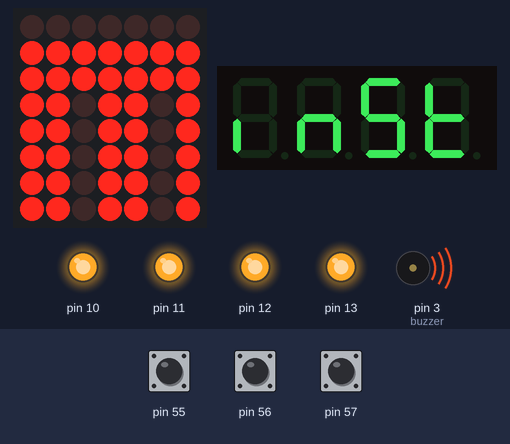
Simulated run of this sketch. Board: Arduino Mega 2560, built with avr-gcc and run on an emulated ATmega2560. Shown: 7×8 LED matrix, 4-digit seven-segment display, output pins drawn as LEDs (lit = HIGH), buzzer (waves = sounding, pin HIGH). Wiring (inferred from the names in the program): LED matrix (orientation assumed): rows pin 22, A8, A9, A10, A11, A12, A13, A14; columns pin 29, pin 28, pin 27, pin 26, pin 25, pin 24, pin 23. The test bench sets the inputs (shaded band); at power-on: pin 55 HIGH, pin 56 HIGH, pin 57 HIGH. Pins used as bus, display or sensor lines are not drawn.

Above: at 3.2 s.
3.3 s: pin 55 pulled LOW for 0.15 s
At 4.3 s:
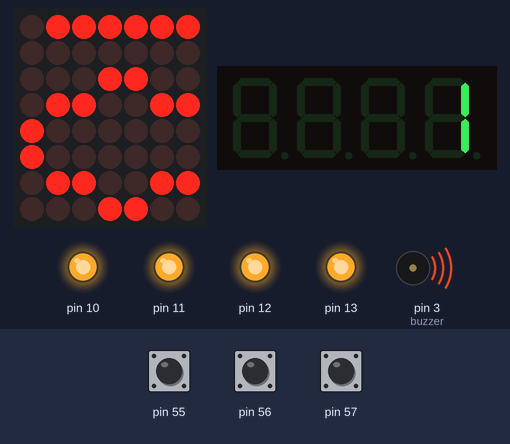
4.9 s: pin 56 pulled LOW for 0.15 s
At 5.5 s:
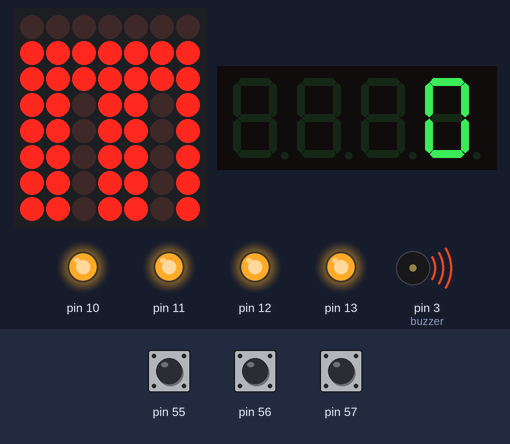
6.5 s: pin 56 pulled LOW for 1 s
At 7.9 s:
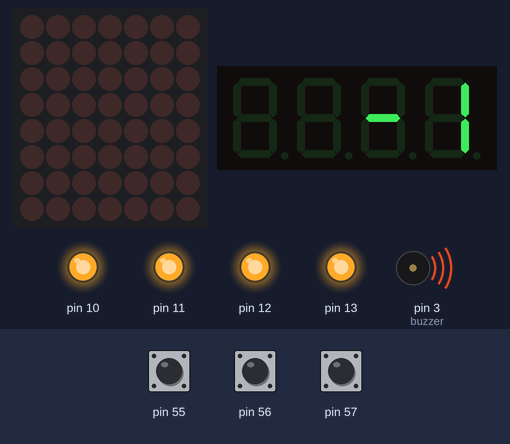
9.0 s: pin 57 pulled LOW for 0.15 s
At 9.02 s:
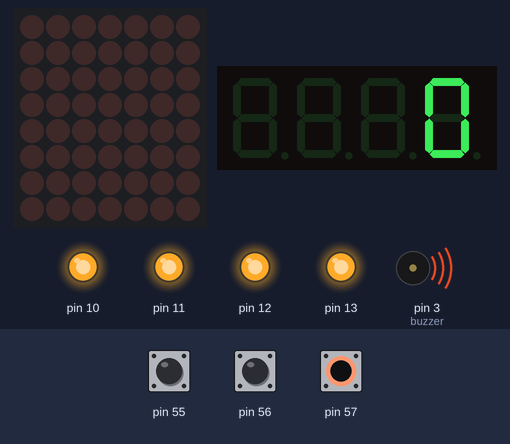
10.6 s: pin 55 pulled LOW for 1 s
At 10.62 s:
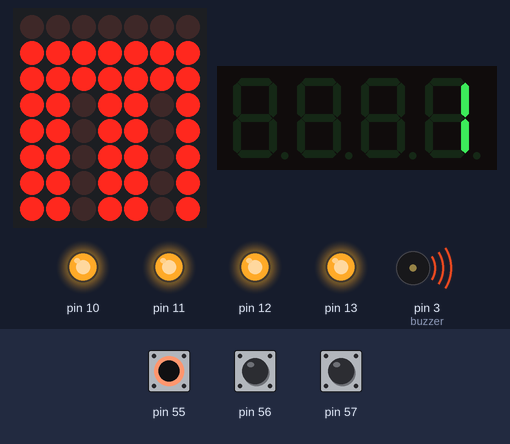
13.1 s: pin 56 pulled LOW for 3.2 s
At 13.12 s:
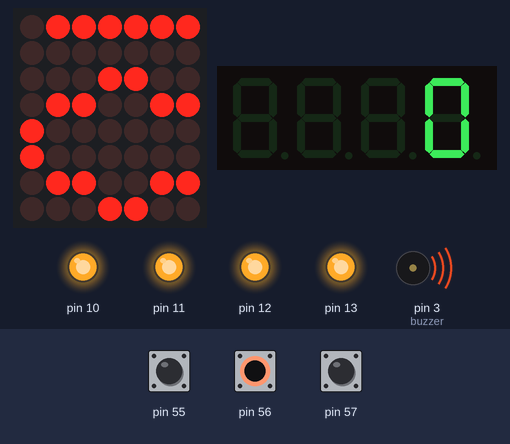
Timing chart, 0 to 16.1 s (numbered marks = the images above; inputs shaded):
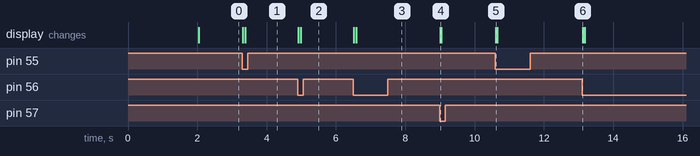

Measured:
- after the input at 3.3 s, the display: first changes at once (image 1 shows a later state)
- after the input at 4.9 s, the display: first changes at once (image 2 shows a later state)
- after the input at 6.5 s, the display: first changes at once (image 3 shows a later state)
- after the input at 9.0 s, the display: changes at once (image 4)
- after the input at 10.6 s, the display: changes at once (image 5)
- after the input at 13.1 s, the display: changes at once (image 6)

The sketch:

TenTo9999.ino
```cpp
#include <TimerOne.h>
#include <Wire.h>
#include <MultiFuncShield.h>

const int r = 8;  // กำหนดขนาดของเมทริกซ์ LED เป็น 8x8
const int c = 8;
const int rows[8] = {22, 23, 24, 25, 26, 27, 28, 29}; // Anode + แถวของเมทริกซ์ LED
const int cols[8] = {A8, A9, A10, A11, A12, A13, A14, A15}; // cathod - คอลัมน์ของเมทริกซ์ LED
#define buzzer 3

void setup()
{
  Serial.begin(9600);
  pinMode(buzzer, OUTPUT);
  Timer1.initialize();
  MFS.initialize(&Timer1); // initialize multi-function shield library

  MFS.write("inst");
  delay(2000);
  pinMode(buzzer, OUTPUT);
  for (int i = 0; i < 8; i++) {
    pinMode(rows[i], OUTPUT);
    pinMode(cols[i], OUTPUT);
  }
}

int x = 0;
int cnt = 0;
bool buzzerOn = false; // สร้างตัวแปรเก็บสถานะของ Buzzer

void loop()
{
  byte btn = MFS.getButton();
  if (btn)
  {
    byte buttonNumber = btn & B00111111;
    byte buttonAction = btn & B11000000;
    if (buttonAction == BUTTON_PRESSED_IND)
    {
      switch(buttonNumber)
      {
        case 1:
          cnt++;
          if (cnt >= 11) {
            x = 1;}
          break;
        case 2:
          if (cnt > 10) {
            cnt = 10;
          } else {
            cnt--;
          }
          break;
        case 3:
          cnt = 0;
          break;
      }
      if(cnt > 10){
        MFS.write(9999);
      }else{
      MFS.write(cnt);}
    }
  }
  if (x == 1){
    digitalWrite(buzzer, LOW);
    x = 0;
  }
  if(cnt > 10){
    x = 1;
  }else{
    digitalWrite(buzzer, HIGH);
  }


  if (cnt % 2 == 0) {
        E();
      } else {
        O();
      }
}


void E() {
  bool pattern[r][c] = {
    {1, 1, 1, 1, 1, 1, 1, 0},
    {1, 1, 1, 1, 1, 1, 1, 0},
    {1, 1, 0, 0, 0, 0, 0, 0},
    {1, 1, 1, 1, 1, 1, 1, 0},
    {1, 1, 1, 1, 1, 1, 1, 0},
    {1, 1, 0, 0, 0, 0, 0, 0},
    {1, 1, 1, 1, 1, 1, 1, 0},
    {1, 1, 1, 1, 1, 1, 1, 0}
  };
  displayPattern(pattern);
}

void O() {
  bool pattern[r][c] = {
    {0,0,0,1,1,0,0,0},
    {0,0,1,0,0,1,0,0},
    {0,0,1,0,0,1,0,0},
    {0,1,0,0,0,0,1,0},
    {0,1,0,0,0,0,1,0},
    {0,0,1,0,0,1,0,0},
    {0,0,1,0,0,1,0,0},
    {0,0,0,1,1,0,0,0}
  };
  displayPattern(pattern);
}

void displayPattern(bool pattern[r][c]) {
  for (int count = 0; count <= cnt; count++) { // เปลี่ยน while loop เป็น for loop ที่ทำงานตามเงื่อนไขของ cnt
    for (int col = 0; col < 8; col++) {
      digitalWrite(cols[0] + col, LOW);
      for (int row = 0; row < 8; row++) {
        digitalWrite(rows[0] + row, pattern[row][col] ? HIGH : LOW);
      }
      delay(1);
      digitalWrite(cols[0] + col, HIGH);
    }
  }
}
```
